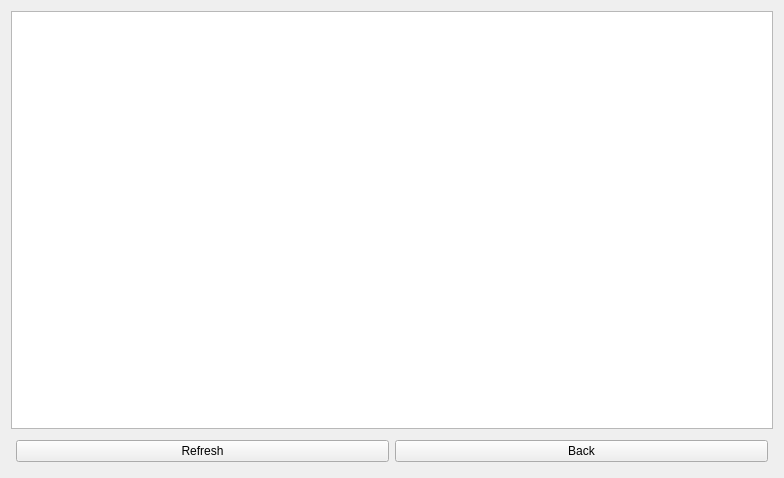
<?xml version="1.0" encoding="UTF-8"?>
<ui version="4.0">
 <class>Remocon</class>
 <widget class="QWidget" name="Remocon">
  <property name="geometry">
   <rect>
    <x>0</x>
    <y>0</y>
    <width>784</width>
    <height>478</height>
   </rect>
  </property>
  <property name="windowTitle">
   <string>Roles</string>
  </property>
  <layout class="QVBoxLayout" name="verticalLayout">
   <item>
    <widget class="QListWidget" name="role_list_widget">
     <property name="sizePolicy">
      <sizepolicy hsizetype="Preferred" vsizetype="Expanding">
       <horstretch>50</horstretch>
       <verstretch>0</verstretch>
      </sizepolicy>
     </property>
     <property name="movement">
      <enum>QListView::Static</enum>
     </property>
     <property name="viewMode">
      <enum>QListView::ListMode</enum>
     </property>
    </widget>
   </item>
   <item>
    <layout class="QHBoxLayout" name="horizontalLayout_2">
     <property name="margin">
      <number>5</number>
     </property>
     <item>
      <widget class="QPushButton" name="refresh_btn">
       <property name="text">
        <string>Refresh</string>
       </property>
      </widget>
     </item>
     <item>
      <widget class="QPushButton" name="back_btn">
       <property name="text">
        <string>Back</string>
       </property>
      </widget>
     </item>
    </layout>
   </item>
  </layout>
 </widget>
 <layoutdefault spacing="6" margin="11"/>
 <resources/>
 <connections/>
</ui>
